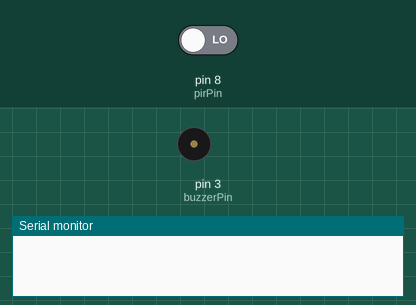
Recording of a sketch running on a simulated Arduino Uno, built with avr-gcc and run on an emulated ATmega328P. On the bench: buzzer (waves = sounding), the last lines printed to the serial monitor. The test bench sets the inputs (shaded band); at power-on: pin 8 (pirPin) LOW.

Above: at 2.0 s.
2.1 s: pin 8 (pirPin) driven HIGH
At 3.3 s:
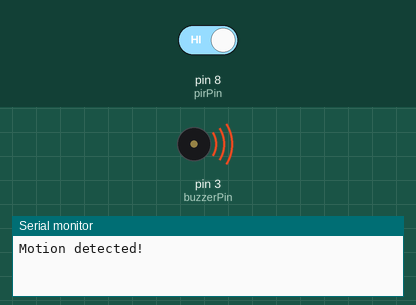
3.6 s: pin 8 (pirPin) driven LOW
At 4.4 s:
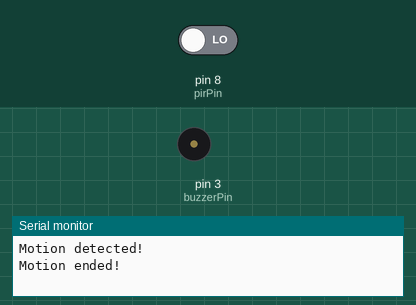
Timing chart, 0 to 6.6 s (numbered marks = the images above; inputs shaded):
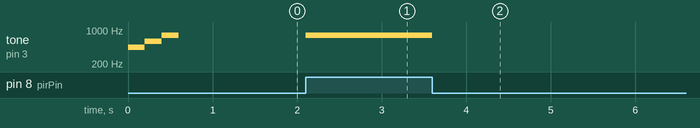

The sketch:

pirSensorBeeper.ino
```cpp
/*
 * Author: Michael and Alex
 *
 * Description: This code is for the Ghost Motion Detector.
 * If the PIR sensor detects motion, the passive buzzer will play sound until the PIR sensor no longer detects motion.
 *
 */

const int pirPin = 8;           // choose the digital input pin (for PIR sensor)
int pirState = LOW;             // we start, assuming no motion detected
int val = 0;                    // variable for reading the pin status
const int buzzerPin = 3;        // choose the digital output pin (for passive buzzer)

void setup() {

  // Declaring PIR sensor as input
  pinMode(pirPin, INPUT);

  // Declaring passive buzzer as output
  pinMode(buzzerPin, OUTPUT);

  Serial.begin(9600);

  // playing a little melody so users know the device has booted
  startupMelody();

}

void loop(){

  // Checking to see if the PIR sensor is detecting motion
  val = digitalRead(pirPin);

  // If the PIR sensor is detecting motion
  if (val == HIGH)
  {

    // If the last time we checked the PIR sensor it did not detect motion
    if (pirState == LOW)
    {
      // Outputing that the sensor has detected motion
      Serial.println("Motion detected!");

      // Playing a beep so the users know motion was detected
      tone(buzzerPin, 784); // G4

      // Changing the PIR state
      pirState = HIGH;
    }
  }
  else
  {

    // If the last time we checked the PIR sensor it detected motion
    if (pirState == HIGH)
    {

      // Outputing that the sensor is no longer detecting motion
      Serial.println("Motion ended!");

      // No more motion detected so we can stop the buzzer
      noTone(buzzerPin);

      // Changing the PIR state
      pirState = LOW;
    }
  }
}

void startupMelody(){
  /* Plays a little 3 note melody on startup */

  tone(buzzerPin, 440); // A4
  delay(200);

  tone(buzzerPin, 587); // D4
  delay(200);

  tone(buzzerPin, 784); // G4
  delay(200);

  noTone(buzzerPin);
  delay(200);
}
```

Measured:
- after the input at 2.1 s, tone on pin 3 (buzzerPin): silent → 784 Hz at once
- after the input at 3.6 s, tone on pin 3 (buzzerPin): 784 Hz → silent at once
